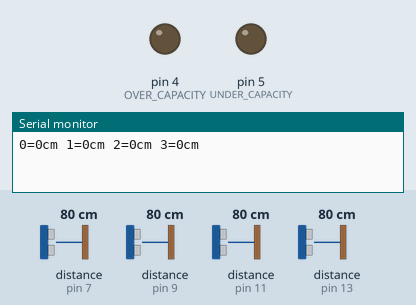
Bench run of a sketch on a simulated Arduino Uno, built with avr-gcc and run on an emulated ATmega328P. Shown: output pins drawn as LEDs (lit = HIGH), the last lines printed to the serial monitor. Inputs (shaded band) come from the test bench; at power-on: distance to the obstacle (sensors on pin 7, pin 9, pin 11, pin 13) 80 cm.

Above: at 0.11 s.
At 1.2 s:
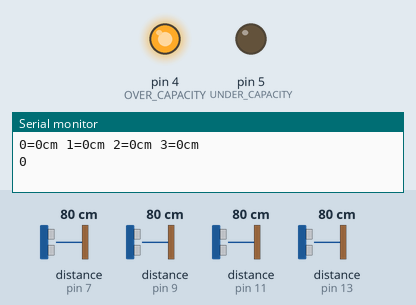
1.3 s: distance to the obstacle (sensor on pin 7) set to 2 cm
2.8 s: distance to the obstacle (sensor on pin 9) set to 2 cm
6.5 s: distance to the obstacle (sensor on pin 7) set to 35 cm
Timing chart, 0 to 9.5 s (numbered marks = the images above; inputs shaded):
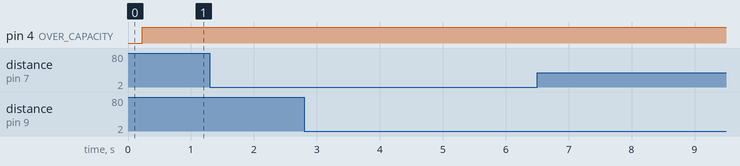

The sketch:

CustCounterNoWiFi.ino
```cpp
#include <NewPing.h>

/*  Customer Counter Conecpt
 * Use four ping sensors to monitor customers entering or exiting premises.
 * Using two on each door can allow for determining the direction of travel based on the order they are triggered;
 * which will allow for the capture of those leaving via the wrong door.
 * The triggering of the sensors will result in a customer counter being increased or decreased.
 * At the end of a loop thisvalue will be checkedand used to toggle a pin (or a number of pins) high/low.
 * This pin can then be used to switch a relay on/off to use lights or other measures to indicate the premises is at capacity.
 * Future update will implement an RFID reader. This will allow staff members to scan a card before passing the sensor and not affect the customer total
 */

#define SONAR_NUM 4             // Number of sensors in use
#define MAX_DISTANCE 25        // Max Distance. Use this to set the width of monitored doorways; create more if doors different
#define OVER_CAPACITY 4        // Pin for relay- to be turned high if premises at capacity
#define UNDER_CAPACITY 5       // Pin for relay- to be turned high if premises under capacity

int custCount;
int custMax;
boolean custEntering;
boolean custLeaving;

NewPing sonar[SONAR_NUM] = {    // Sensor object array.
  NewPing(10, 11, MAX_DISTANCE),
  NewPing(6, 7, MAX_DISTANCE),
  NewPing(12,13, MAX_DISTANCE),
  NewPing(8, 9, MAX_DISTANCE)
};

void setup() {
  Serial.begin(115200);

  pinMode(OVER_CAPACITY, OUTPUT);
  pinMode(UNDER_CAPACITY, OUTPUT);
  digitalWrite(OVER_CAPACITY, LOW);
  digitalWrite(UNDER_CAPACITY, LOW);

  custMax = 50;
  custCount = 0;
  custEntering = false;
  custLeaving = false;
}

void loop() {
  for (uint8_t i = 0; i < SONAR_NUM; i++) { // Loop through each sensor and display results.
    delay(50); // Wait 50ms between pings (about 20 pings/sec). 29ms should be the shortest delay between pings.
    Serial.print(i);
    Serial.print("=");
    Serial.print(sonar[i].ping_cm());
    Serial.print("cm ");
    if(sonar[i].ping_cm()<MAX_DISTANCE && sonar[i].ping_cm()>0)
    {
      //Triggered - sonar[0] and sonar[1] for entrance, sonar[2] and sonar[3] for exit.
      //[1] and [3] will act as the main sensors for each door and run the logic required to change the cuntomer counts.
      //[0] and [2] are placed after the main sensors, and can be used to determine if a patron is heading the wrong way.
      //If these secondary ones are triggered before the main sensor then it signals the customer has gone the wrong way, and will adjust the
      //counter accordingly.

      if (i == 0)
      {
        custEntering = true;
      }
      if (i == 2)
      {
        custLeaving = true;
      }
      if (i == 1)
      {
        custEntering = true;
        if (custEntering == true)
        {
          //customer entering
          Serial.println("Customer in");
          custCount++;
        }
        else
        {
          custCount--;
        }
        custEntering = false;
      }
      if (i ==3)
      {
        custLeaving = true;
        if (custLeaving == true)
        {
          //customer leaving
          custCount--;
          Serial.println("Customer out");
        }
        else
        {
          custCount++;
        }
        custLeaving = false;
      }
    }
  }
  Serial.println();
  CapacityCheck();
}

void CapacityCheck(){
  Serial.println(custCount);
 if(custCount < custMax)
 {
  //All good
  digitalWrite(OVER_CAPACITY, HIGH);
  digitalWrite(UNDER_CAPACITY, LOW);
 }
 else
 {
  //At capacity
  Serial.println("MAX CAPACITY REACHED");
  digitalWrite(OVER_CAPACITY, LOW);
  digitalWrite(UNDER_CAPACITY, HIGH);
 }
 delay(1000);
}
```
